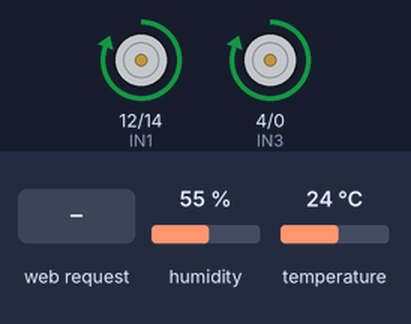
Recording of a sketch running on a simulated ESP8266 (NodeMCU). On the bench: motor-driver pin pairs drawn as motors (green arrow = first pin HIGH = forward, orange = second pin HIGH = backward, longer = more drive, scaled by the enable pin). Inputs (shaded band) come from the test bench; at power-on: temperature 24 °C, humidity 55 %. WiFi joins after 1.5 s; servers stay silent unless stated; EEPROM starts erased; what the sketch prints to the serial monitor is not drawn.

Above: at 2.7 s.
2.8 s: HTTP request GET / received
At 13.2 s:
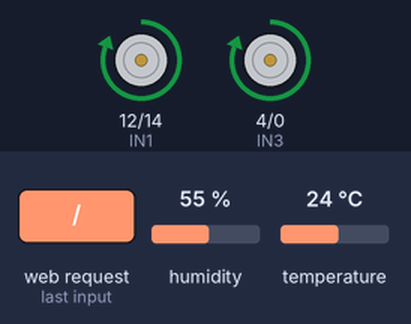
16.1 s: temperature set to 28 °C
29.4 s: temperature set to 12 °C
At 33.6 s:
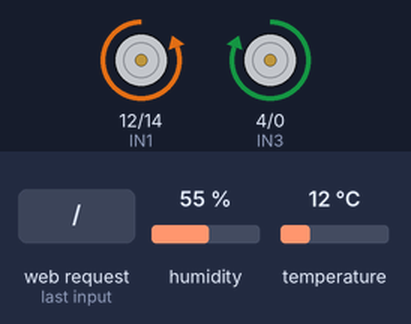
42.7 s: temperature set to 33 °C
56.0 s: temperature set to 19 °C
69.3 s: temperature set to 41 °C
Timing chart, 0 to 81.3 s (numbered marks = the images above; inputs shaded):
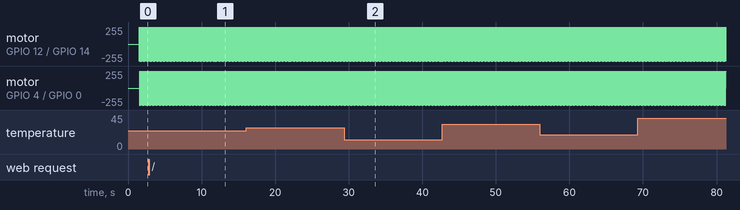

The sketch:

Program2_DHT11_WebServer.ino
```cpp
// (licence header left out)
#include "DHT.h"
#include <ESP_EEPROM.h>
#define DHTPIN 2 // PIN8
DHT dht(DHTPIN, DHT11);
const int ENA = 13;
const int IN1 = 12;
const int IN2 = 14;
const int IN4 = 0;
const int IN3 = 4;
const int ENB = 5;

#include <ESP8266WiFi.h>
#include <WiFiClient.h>
#include <ESP8266WebServer.h>
ESP8266WebServer server(80);

struct Settings{
  int pos;
  float targetTemp;
  float deviation;
  long delayTime;
} eeprom;
int outputDelay = 5000;
bool cycleBreak = false;
char htmlResponse[3000];
char htmlResponse2[100];
const char* ssid = "WI-FI";
const char* password = "PASSWORD";

void handleRoot() {
  snprintf ( htmlResponse, 3000,
  "<!DOCTYPE html>\
  <html lang=\"en\">\
    <head>\
      <meta charset=\"utf-8\">\
      <title>Heater Manager</title>\
      <meta name=\"viewport\" content=\"width=device-width, initial-scale=1\">\
    </head>\
    <body>\
            <h1>House Heater Manager</h1>\
            Target Temperature: <input type='text' id='setTargetTemp' value=           size=3 autofocus>\
            Deviation: <input type='text' id='setDeviation' value=           size=3 autofocus>\
            Delay between measurements<input type='text' value=           id='setDelayTime' size=3 autofocus>\
            <br><button id=\"send_button\">Save</button>\
            <div>\
            </div>\
      <script src=\"https://ajax.googleapis.com/ajax/libs/jquery/1.11.3/jquery.min.js\"></script>\
      <script>\
        $('#send_button').click(function(e){\
          var targetTemp;\
          var deviation;\
          var delayTime;\
          e.preventDefault();\
          targetTemp = $('#setTargetTemp').val();\
          deviation = $('#setDeviation').val();\
          delayTime = $('#setDelayTime').val();\
          $.get('/save?targetTemp=' + targetTemp + '&deviation=' + deviation + '&delayTime=' + delayTime, function(data){\
          $('div').html(data);\
          });\
        });\
      </script>\
    </body>\
  </html>");

  String myTempStr = "'"+String(eeprom.targetTemp)+"'";
  String deviationStr = "'"+String(eeprom.deviation)+"'";
  String delayTimeStr = "'"+String(eeprom.delayTime)+"'";
  for (int i=0; i<myTempStr.length(); i++){
    htmlResponse[319+i] = myTempStr[i];
  }
  for (int i=0; i<deviationStr.length(); i++){
    htmlResponse[413+i] = deviationStr[i];
  }
  for (int i=0; i<delayTimeStr.length(); i++){
    htmlResponse[504+i] = delayTimeStr[i];
  }
  server.send (200, "text/html", htmlResponse);
  Serial.println("HANDLING ROOT");
}

void handleSave() {
  if (server.args()==3){
    if (server.arg("deviation")!=""){
      float receivedDeviation = server.arg("deviation").toFloat();
      if (receivedDeviation>0.1 && receivedDeviation<2){
        eeprom.deviation = receivedDeviation;
      }
    }
    if (server.arg("delayTime")!=""){
      long receivedDelayTime = server.arg("delayTime").toInt();
      if (receivedDelayTime>1000 && receivedDelayTime<7200000){
        eeprom.delayTime = receivedDelayTime;
      }
    }
    if (server.arg("targetTemp")!=""){
      float receivedtargetTemp = server.arg("targetTemp").toFloat();
      if (receivedtargetTemp>20 && receivedtargetTemp<30){
        eeprom.targetTemp = receivedtargetTemp;
      }
    }
    EEPROM.put(0, eeprom);
    EEPROM.commit();
    cycleBreak = true;
    snprintf ( htmlResponse2, 3000, "Your settings have been saved successfully");
    server.send (200, "text/html", htmlResponse2);
  }
}

void eepromRead(){
  if(EEPROM.percentUsed()>=0){
    EEPROM.get(0, eeprom);
    Serial.println("Reading settings from EEPROM");
    Serial.println("Pos:");
    Serial.println(eeprom.pos);
    Serial.println("targetTemp:");
    Serial.println(eeprom.targetTemp);
    Serial.println("deviation:");
    Serial.println(eeprom.deviation);
    Serial.println("delayTime:");
    Serial.println(eeprom.delayTime);
  }
  else{
    eeprom.pos = 0; //0
    eeprom.targetTemp = 24.5; //25.5;
    eeprom.deviation = 0.25; //1
    eeprom.delayTime = 300;
    Serial.println("Applying default settings");
  }
}

void wait(long waitingTime){
  long waitingStartTime = millis();
  while (millis() - waitingStartTime < waitingTime){
    server.handleClient();
    if (cycleBreak == true){
      break;
    }
    //delay(0);
  }
}

void motorWait(long waitingTime){
  long waitingStartTime = millis();
  while (millis() - waitingStartTime < waitingTime){
    server.handleClient();
    //delay(0);
  }
}

void printInfo(){
  float cycleTimes = eeprom.delayTime / outputDelay;
  for (int t = 0; t < cycleTimes; t++){
    float temp = dht.readTemperature();
    Serial.print("Temperature:");
    Serial.print(temp);
    Serial.print(" Position:");
    Serial.print(eeprom.pos);
    Serial.print(" TargetTemperature:");
    Serial.print(eeprom.targetTemp);
    Serial.print(" Deviation:");
    Serial.print(eeprom.deviation);
    Serial.print(" DelayTime:");
    Serial.println(eeprom.delayTime);
    wait(outputDelay);
    if (cycleBreak == true){
      cycleBreak = false;
      break;
    }
  }
}

void setup()
{
  Serial.begin(9600);
  EEPROM.begin(sizeof(Settings));
  dht.begin();
  pinMode(ENA, OUTPUT);
  pinMode(IN1, OUTPUT);
  pinMode(IN2, OUTPUT);
  pinMode(ENB, OUTPUT);
  pinMode(IN3, OUTPUT);
  pinMode(IN4, OUTPUT);
  eepromRead();
  WiFi.begin(ssid, password);
  while (WiFi.status() != WL_CONNECTED) {
    delay(500);
    Serial.print(".");
  }
  Serial.println("");
  Serial.print("Connected to ");
  Serial.println(ssid);
  Serial.print("IP address: ");
  Serial.println(WiFi.localIP());
  server.on ( "/", handleRoot);
  server.on ("/save", handleSave);
  server.begin();
  Serial.println("HTTP server started");

}

void loop()
{
  float temp = dht.readTemperature();
  if (!isnan(temp)) {
    //Serial.println("Temperature:");
    //Serial.println(temp);
    Serial.println("Measuring temperature");
    if (temp>eeprom.targetTemp+eeprom.deviation && eeprom.pos>0){
      reverse(512, 20); //Clockwise, close
      eeprom.pos--;
      EEPROM.put(0, eeprom);
      EEPROM.commit();
      Serial.println("Turning clockwise, closing tap");
    }
    else if (temp<eeprom.targetTemp-eeprom.deviation && eeprom.pos<15){
      forward(512, 20); //Counterclockwise, open
      eeprom.pos++;
      EEPROM.put(0, eeprom);
      EEPROM.commit();
      Serial.println("Turning counterclockwise, opening tap");
    }
  }
  else{
    Serial.println("Sensor reading error");
  }
  printInfo();
}


void reverse(int i, int j) {
  // set both motors ON
  digitalWrite(ENA, HIGH);
  digitalWrite(ENB, HIGH);
  while (1)   {
    digitalWrite(IN1, 0);
    digitalWrite(IN2, 1);
    digitalWrite(IN3, 0);
    digitalWrite(IN4, 1);
    motorWait(j);
    i--;
    if (i < 1) break;
    digitalWrite(IN1, 0);
    digitalWrite(IN2, 1);
    digitalWrite(IN3, 1);
    digitalWrite(IN4, 0);
    motorWait(j);
    i--;
    if (i < 1) break;
    digitalWrite(IN1, 1);
    digitalWrite(IN2, 0);
    digitalWrite(IN3, 1);
    digitalWrite(IN4, 0);
    motorWait(j);
    i--;
    if (i < 1) break;
    digitalWrite(IN1, 1);
    digitalWrite(IN2, 0);
    digitalWrite(IN3, 0);
    digitalWrite(IN4, 1);
    motorWait(j);
    i--;
    if (i < 1) break;
  }
  // set both motors OFF
  digitalWrite(ENA, LOW);
  digitalWrite(ENB, LOW);
}  // end reverse()
void forward(int i, int j) {
  // Set both motors ON
  digitalWrite(ENA, HIGH);
  digitalWrite(ENB, HIGH);
  while (1)   {
    digitalWrite(IN1, 0);
    digitalWrite(IN2, 1);
    digitalWrite(IN3, 0);
    digitalWrite(IN4, 1);
    motorWait(j);
    i--;
    if (i < 1) break;
    digitalWrite(IN1, 1);
    digitalWrite(IN2, 0);
    digitalWrite(IN3, 0);
    digitalWrite(IN4, 1);
    motorWait(j);
    i--;
    if (i < 1) break;
    digitalWrite(IN1, 1);
    digitalWrite(IN2, 0);
    digitalWrite(IN3, 1);
    digitalWrite(IN4, 0);
    motorWait(j);
    i--;
    if (i < 1) break;
    digitalWrite(IN1, 0);
    digitalWrite(IN2, 1);
    digitalWrite(IN3, 1);
    digitalWrite(IN4, 0);
    motorWait(j);
    i--;
    if (i < 1) break;
  }
  // set both motors OFF
  digitalWrite(ENA, LOW);
  digitalWrite(ENB, LOW);
}  // end forward()
```
